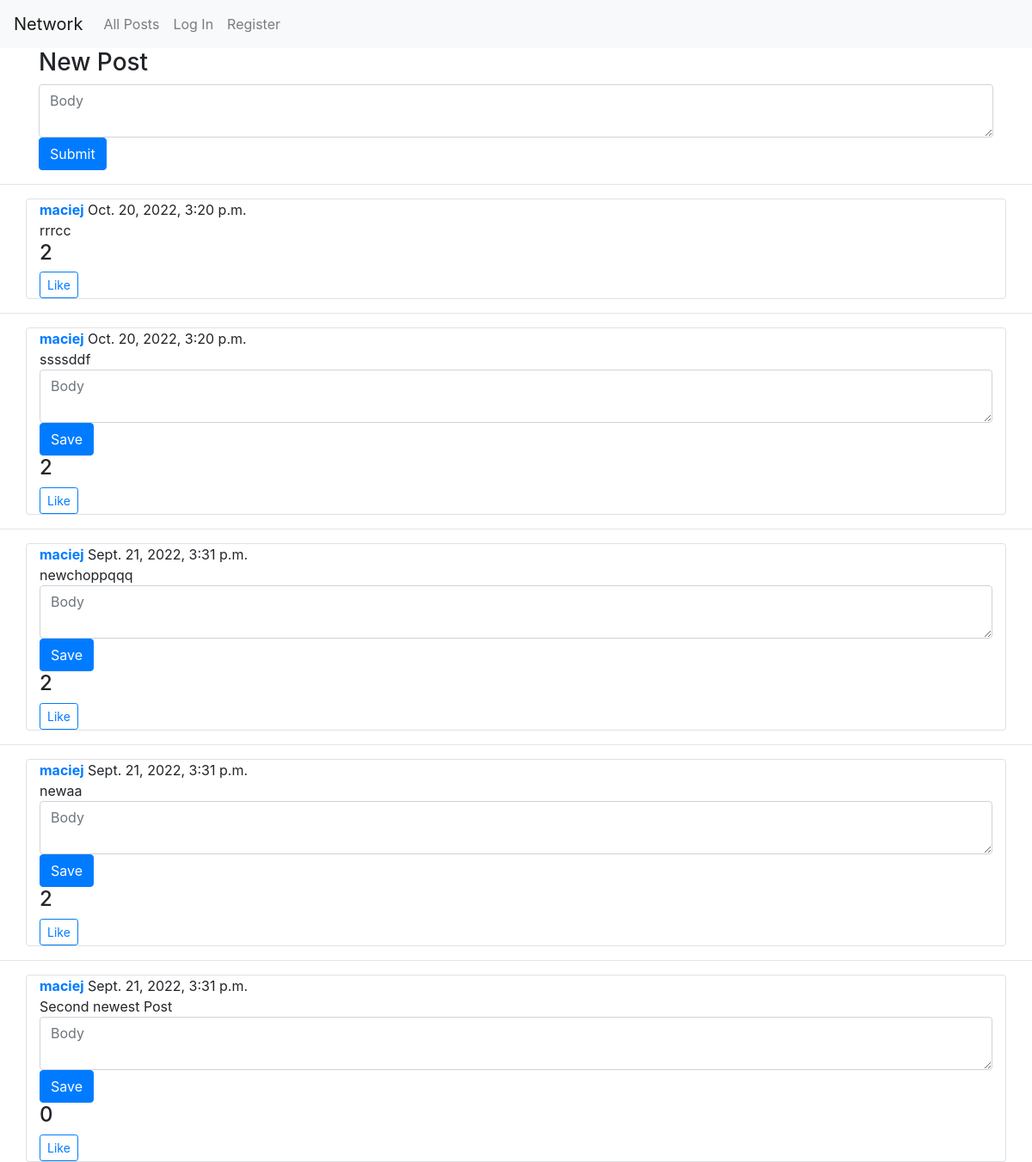
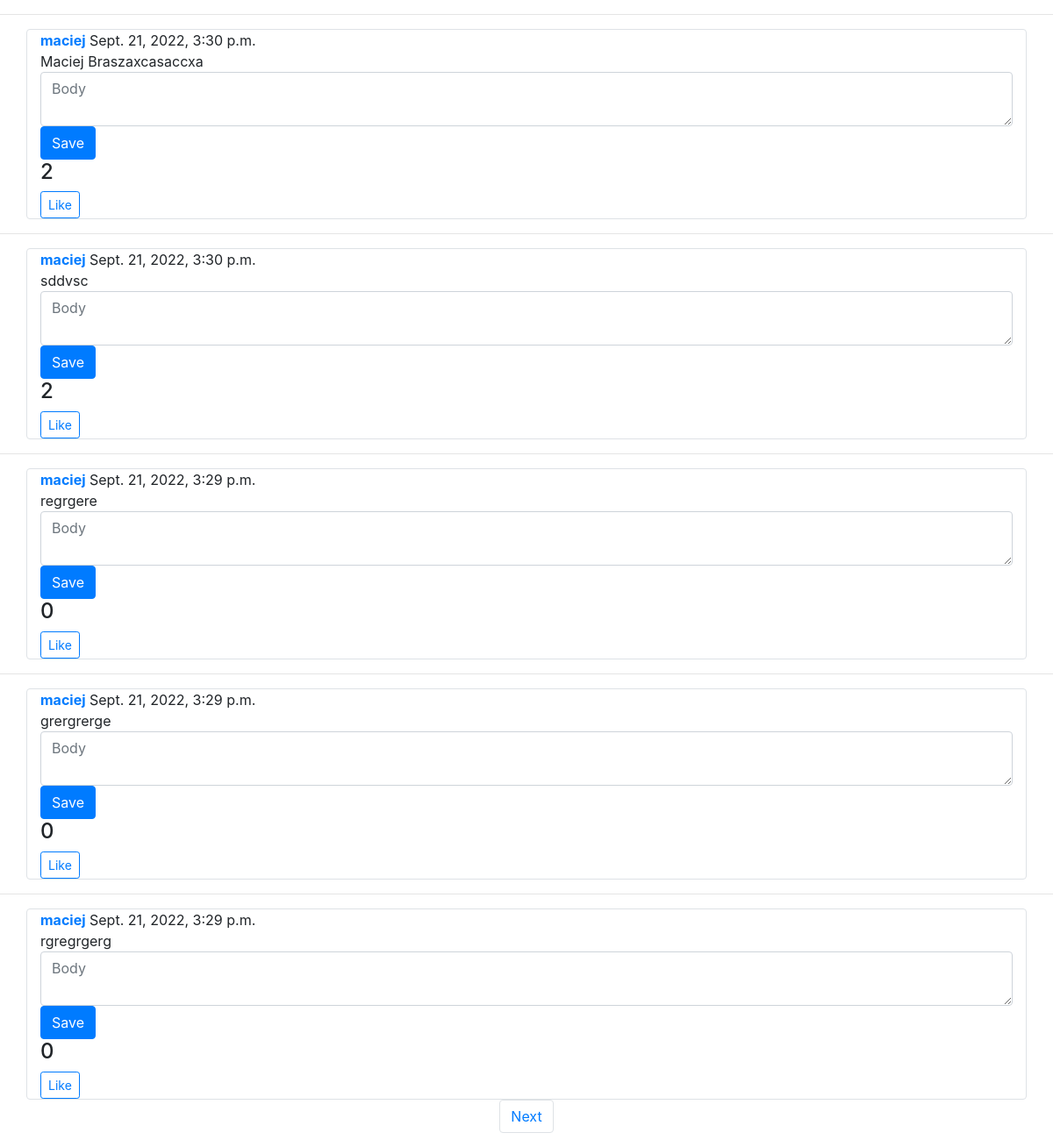
The page /1 on the database its author committed (2 pictures, top to bottom).
### network/models.py (models this page shows, shortened)
class Post(models.Model):
    id = models.AutoField(primary_key=True)
    user = models.ForeignKey(User, on_delete=models.CASCADE, related_name="posts")
    body = models.TextField(blank=False)
    likes = models.IntegerField(default=0)
    timestamp = models.DateTimeField(auto_now_add=True)

class User(AbstractUser):
    following = models.ManyToManyField("User", default=None, blank=True, related_name="followed_by")

### network/views.py (the view)
# urls.py: path("<int:page>", views.index, name="index"),
def index(request, page):
    if request.method == 'POST':
        user = request.user
        body = request.POST['post_body']
        post = Post.objects.create(user=user, body=body)
        post.save()
    postsAll = Post.objects.all()
    postsAll = postsAll.order_by("-timestamp").all()
    paginator = Paginator(postsAll, 10)
    posts = paginator.get_page(page)
    page_next = page + 1
    page_prev = page - 1
    return render(request, "network/index.html", {
        'posts': posts,
        'page_prev': page_prev,
        'page_next': page_next,
        'has_prev': paginator.page(page).has_previous(),
        'has_next': paginator.page(page).has_next(),
    })

### network/templates/network/index.html (shortened to what this page needs)
{% extends "network/layout.html" %}
{% load static %}
{% block body %}
<div id="compose-view" class="container">
    <h3>New Post</h3>
    <form id="compose-form" method="post">
        <textarea class="form-control" name="post_body" id="compose-body" placeholder="Body"></textarea>
        <input type="submit" class="btn btn-primary"/>
    </form>
</div>
<div>
    {% for post in posts %}
        <hr>
        <div class="container border rounded single_post">
            <a class="post_user" href="{% url 'user_profile' user=post.user page=1 %}"><strong>{{ post.user }}</strong></a>
            <h7 class="post_timestamp">{{ post.timestamp }}</h7>
            <div name="post_body" id="post_body">{{ post.body }}</div>
            <div id="edit-form">
                <textarea class="form-control" id="compose-body" placeholder="Body"></textarea>
                <button id="save-button" class="btn btn-primary">Save</button>
            </div>
            <h4 id="post_likes">{{ post.likes }}</h4>
            <button class="btn btn-sm btn-outline-primary" id="like">Like</button>
        </div>
    {% endfor %}
</div>
<nav aria-label="...">
    <ul class="pagination justify-content-center">
        {% if has_next %}
            <li class="page-item">
                <a class="page-link" href="{% url 'index' page_next %}">Next</a>
            </li>
        {% endif %}
    </ul>
</nav>
{% endblock %}

### rows shown on the page
Post: user "maciej", timestamp "Oct. 20, 2022, 3:20 p.m.", body "rrrcc", likes "2"
Post: user "maciej", timestamp "Oct. 20, 2022, 3:20 p.m.", body "ssssddf", likes "2"
Post: user "maciej", timestamp "Sept. 21, 2022, 3:31 p.m.", body "newchoppqqq", likes "2"
Post: user "maciej", timestamp "Sept. 21, 2022, 3:31 p.m.", body "newaa", likes "2"
Post: user "maciej", timestamp "Sept. 21, 2022, 3:31 p.m.", body "Second newest Post", likes "0"
Post: user "maciej", timestamp "Sept. 21, 2022, 3:30 p.m.", body "Maciej Braszaxcasaccxa", likes "2"
Post: user "maciej", timestamp "Sept. 21, 2022, 3:30 p.m.", body "sddvsc", likes "2"
Post: user "maciej", timestamp "Sept. 21, 2022, 3:29 p.m.", body "regrgere", likes "0"
Post: user "maciej", timestamp "Sept. 21, 2022, 3:29 p.m.", body "grergrerge", likes "0"
Post: user "maciej", timestamp "Sept. 21, 2022, 3:29 p.m.", body "rgregrgerg", likes "0"
